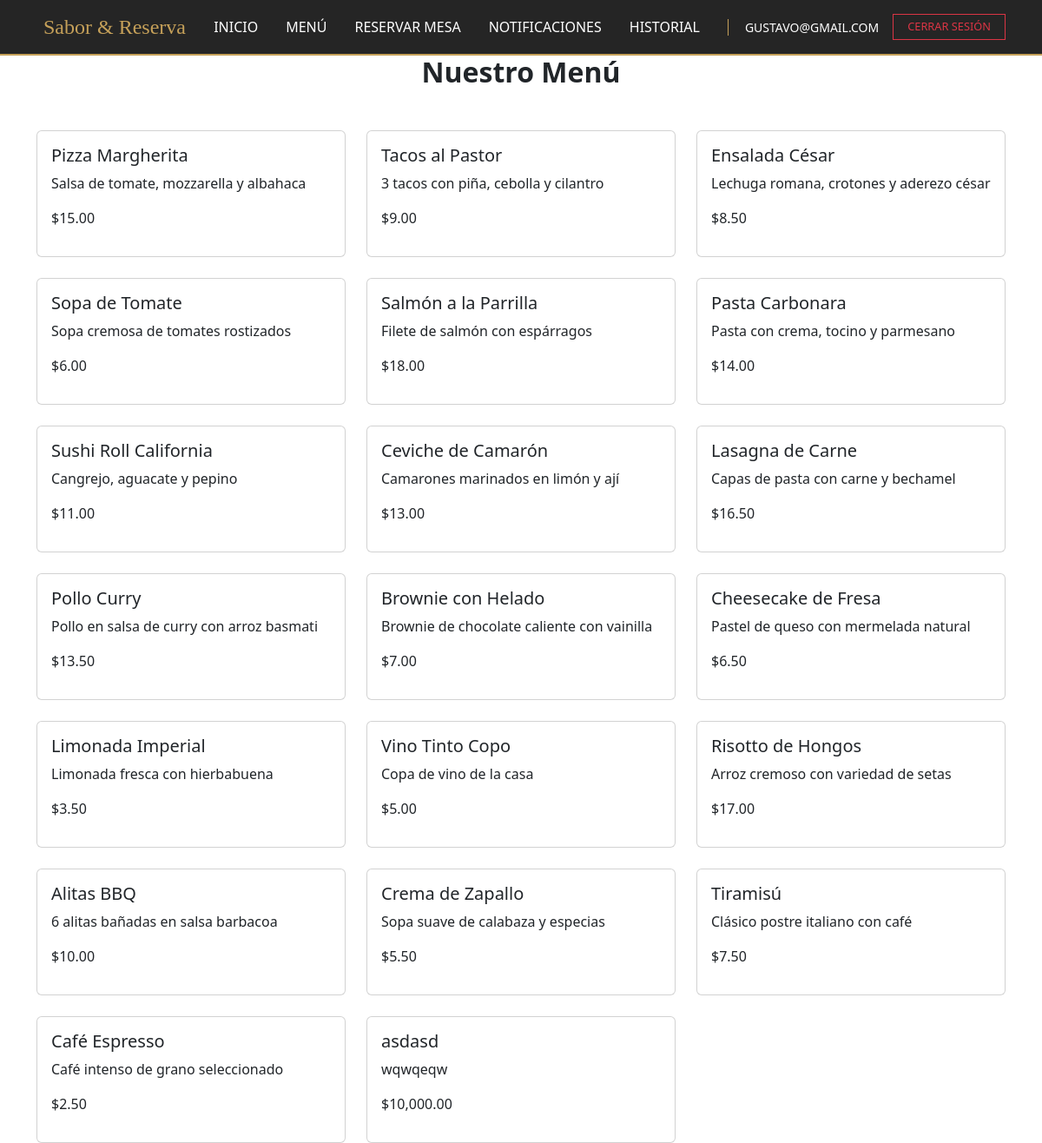
Page /client/cliente/views/menu.php (signed in) on the committed database.
### tables this page shows
CREATE TABLE `menu` (
  `id_comida` int(11) NOT NULL,
  `nombre_comida` varchar(100) NOT NULL,
  `tipo` varchar(100) NOT NULL,
  `categoria` varchar(50) DEFAULT NULL,
  `precio` decimal(10,2) NOT NULL,
  `descripcion` text DEFAULT NULL,
  `disponible` tinyint(1) DEFAULT 1
);

### client/cliente/views/menu.php (the view, shortened to what this page needs)
<?php include '../layouts/parte1.php'; ?>
<?php include '../layouts/nav.php'; ?>
<section class="section-padding">
    <div class="container">
        <div class="section-title text-center mb-5">
            <h2 class="fw-bold">Nuestro Menú</h2>
        </div>
        <div class="row g-4">
            <?php
                $sql = "SELECT * FROM menu WHERE disponible = 1";
                $query = $pdo->prepare($sql);
                $query->execute();
                $platos = $query->fetchAll(PDO::FETCH_ASSOC);
                foreach ($platos as $plato) {
            ?>
            <div class="col-md-6 col-lg-4">
                <div class="card card-menu h-100">
                    <div class="card-body">
                        <h5 class="card-title"><?php echo $plato['nombre_comida']; ?></h5>
                        <p class="card-text"><?php echo $plato['descripcion']; ?></p>
                        <p class="price">$<?php echo number_format($plato['precio'], 2); ?></p>
                    </div>
                </div>
            </div>
            <?php } ?>
        </div>
    </div>
</section>
<?php include '../layouts/parte2.php'; ?>

### rows in the picture
menu: nombre_comida "Pizza Margherita", descripcion "Salsa de tomate, mozzarella y albahaca", precio "15.00"
menu: nombre_comida "Tacos al Pastor", descripcion "3 tacos con piña, cebolla y cilantro", precio "9.00"
menu: nombre_comida "Ensalada César", descripcion "Lechuga romana, crotones y aderezo césar", precio "8.50"
menu: nombre_comida "Sopa de Tomate", descripcion "Sopa cremosa de tomates rostizados", precio "6.00"
menu: nombre_comida "Salmón a la Parrilla", descripcion "Filete de salmón con espárragos", precio "18.00"
menu: nombre_comida "Pasta Carbonara", descripcion "Pasta con crema, tocino y parmesano", precio "14.00"
menu: nombre_comida "Sushi Roll California", descripcion "Cangrejo, aguacate y pepino", precio "11.00"
menu: nombre_comida "Ceviche de Camarón", descripcion "Camarones marinados en limón y ají", precio "13.00"
menu: nombre_comida "Lasagna de Carne", descripcion "Capas de pasta con carne y bechamel", precio "16.50"
menu: nombre_comida "Pollo Curry", descripcion "Pollo en salsa de curry con arroz basmati", precio "13.50"
menu: nombre_comida "Brownie con Helado", descripcion "Brownie de chocolate caliente con vainilla", precio "7.00"
menu: nombre_comida "Cheesecake de Fresa", descripcion "Pastel de queso con mermelada natural", precio "6.50"
menu: nombre_comida "Limonada Imperial", descripcion "Limonada fresca con hierbabuena", precio "3.50"
menu: nombre_comida "Vino Tinto Copo", descripcion "Copa de vino de la casa", precio "5.00"
menu: nombre_comida "Risotto de Hongos", descripcion "Arroz cremoso con variedad de setas", precio "17.00"
menu: nombre_comida "Alitas BBQ", descripcion "6 alitas bañadas en salsa barbacoa", precio "10.00"
menu: nombre_comida "Crema de Zapallo", descripcion "Sopa suave de calabaza y especias", precio "5.50"
menu: nombre_comida "Tiramisú", descripcion "Clásico postre italiano con café", precio "7.50"
menu: nombre_comida "Café Espresso", descripcion "Café intenso de grano seleccionado", precio "2.50"
menu: nombre_comida "asdasd", descripcion "wqwqeqw", precio "10,000.00"

### other values in the picture
APP_NAME "Sabor & Reserva"
$usuario_sesion "GUSTAVO@GMAIL.COM"
